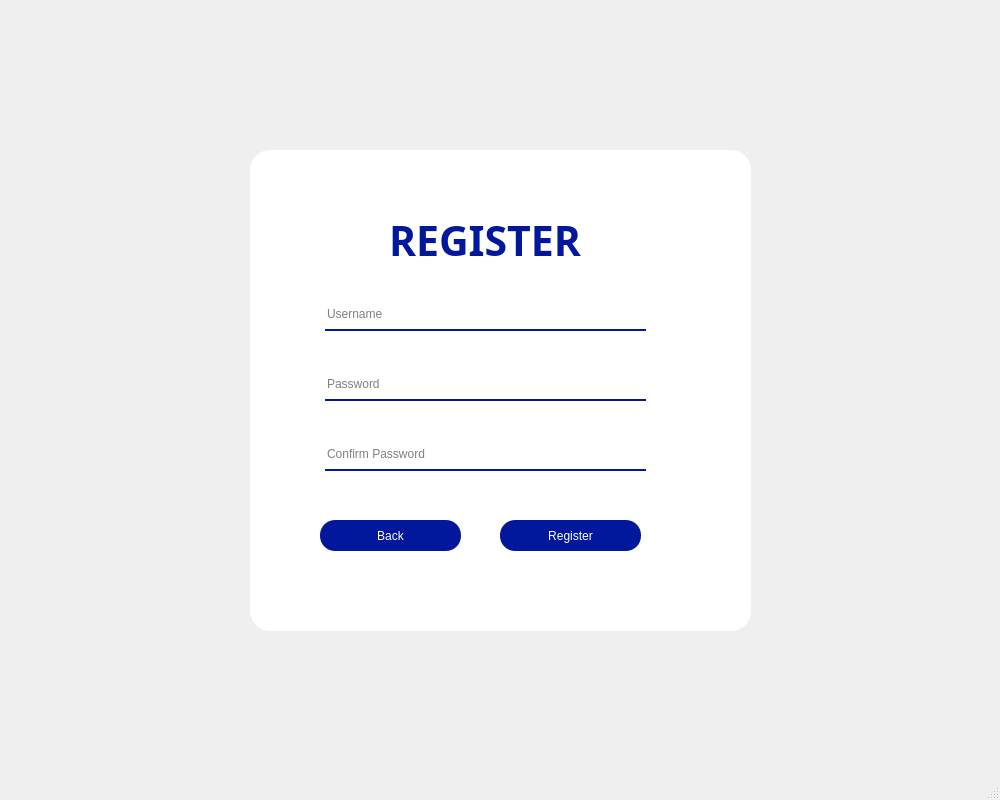
<?xml version="1.0" encoding="UTF-8"?>
<ui version="4.0">
 <class>MainWindow</class>
 <widget class="QMainWindow" name="MainWindow">
  <property name="geometry">
   <rect>
    <x>0</x>
    <y>0</y>
    <width>1000</width>
    <height>800</height>
   </rect>
  </property>
  <property name="windowTitle">
   <string>MainWindow</string>
  </property>
  <widget class="QWidget" name="centralwidget">
   <widget class="QWidget" name="widget" native="true">
    <property name="geometry">
     <rect>
      <x>210</x>
      <y>130</y>
      <width>581</width>
      <height>541</height>
     </rect>
    </property>
    <widget class="QLabel" name="dangky">
     <property name="geometry">
      <rect>
       <x>20</x>
       <y>45</y>
       <width>510</width>
       <height>131</height>
      </rect>
     </property>
     <property name="font">
      <font>
       <family>Public Sans Black</family>
       <pointsize>31</pointsize>
       <bold>true</bold>
      </font>
     </property>
     <property name="styleSheet">
      <string notr="true">color : rgb(1, 24, 156)</string>
     </property>
     <property name="text">
      <string>REGISTER</string>
     </property>
     <property name="textFormat">
      <enum>Qt::TextFormat::MarkdownText</enum>
     </property>
     <property name="alignment">
      <set>Qt::AlignmentFlag::AlignCenter</set>
     </property>
    </widget>
    <widget class="QPushButton" name="Back">
     <property name="geometry">
      <rect>
       <x>110</x>
       <y>390</y>
       <width>141</width>
       <height>31</height>
      </rect>
     </property>
     <property name="styleSheet">
      <string notr="true">QPushButton
{
color: rgb(255, 255, 255);
font: 10pt &quot;Nunito Medium&quot;;
border-radius: 15px;
background-color: rgb(1, 24, 156);
}
QPushButton:hover
{
color: rgb(1, 24, 156);
font: 10pt &quot;Nunito Black&quot;;
background-color: rgb(222, 233, 255);
border-radius: 15px;
}
QPushButton:pressed
{
color: rgb(0,0,0);
font: 10pt &quot;Nunito Medium&quot;;
border-radius: 15px;
background-color: rgb(255, 255, 255);
}</string>
     </property>
     <property name="text">
      <string>Back</string>
     </property>
     <property name="autoDefault">
      <bool>false</bool>
     </property>
     <property name="default">
      <bool>false</bool>
     </property>
    </widget>
    <widget class="QLabel" name="bg">
     <property name="geometry">
      <rect>
       <x>40</x>
       <y>20</y>
       <width>501</width>
       <height>481</height>
      </rect>
     </property>
     <property name="styleSheet">
      <string notr="true">background-color: rgb(255, 255, 255);
border-radius: 20px;</string>
     </property>
     <property name="text">
      <string/>
     </property>
    </widget>
    <widget class="QLineEdit" name="password">
     <property name="geometry">
      <rect>
       <x>115</x>
       <y>240</y>
       <width>321</width>
       <height>31</height>
      </rect>
     </property>
     <property name="styleSheet">
      <string notr="true">background-color: rgab(0,0,0,0);
border : none;
border-bottom : 2px solid rgb(1, 24, 156);
color: rgb(0, 0, 0);
padding-bottom: 1px;</string>
     </property>
     <property name="text">
      <string/>
     </property>
     <property name="maxLength">
      <number>100</number>
     </property>
     <property name="echoMode">
      <enum>QLineEdit::EchoMode::Password</enum>
     </property>
     <property name="placeholderText">
      <string>Password</string>
     </property>
    </widget>
    <widget class="QLineEdit" name="username">
     <property name="geometry">
      <rect>
       <x>115</x>
       <y>170</y>
       <width>321</width>
       <height>31</height>
      </rect>
     </property>
     <property name="styleSheet">
      <string notr="true">background-color: rgab(0,0,0,0);
border : none;
border-bottom : 2px solid rgb(1, 24, 156);
color: rgb(0, 0, 0);
padding-bottom: 1px;</string>
     </property>
     <property name="text">
      <string/>
     </property>
     <property name="maxLength">
      <number>100</number>
     </property>
     <property name="echoMode">
      <enum>QLineEdit::EchoMode::Normal</enum>
     </property>
     <property name="placeholderText">
      <string>Username</string>
     </property>
    </widget>
    <widget class="QLineEdit" name="confirm_password">
     <property name="geometry">
      <rect>
       <x>115</x>
       <y>310</y>
       <width>321</width>
       <height>31</height>
      </rect>
     </property>
     <property name="styleSheet">
      <string notr="true">background-color: rgab(0,0,0,0);
border : none;
border-bottom : 2px solid rgb(1, 24, 156);
color: rgb(0, 0, 0);
padding-bottom: 1px;</string>
     </property>
     <property name="text">
      <string/>
     </property>
     <property name="maxLength">
      <number>100</number>
     </property>
     <property name="echoMode">
      <enum>QLineEdit::EchoMode::Password</enum>
     </property>
     <property name="placeholderText">
      <string>Confirm Password</string>
     </property>
    </widget>
    <widget class="QPushButton" name="register_3">
     <property name="geometry">
      <rect>
       <x>290</x>
       <y>390</y>
       <width>141</width>
       <height>31</height>
      </rect>
     </property>
     <property name="styleSheet">
      <string notr="true">QPushButton
{
color: rgb(255, 255, 255);
font: 10pt &quot;Nunito Medium&quot;;
border-radius: 15px;
background-color: rgb(1, 24, 156);
}
QPushButton:hover
{
color: rgb(1, 24, 156);
font: 10pt &quot;Nunito Black&quot;;
background-color: rgb(222, 233, 255);
border-radius: 15px;
}
QPushButton:pressed
{
color: rgb(0,0,0);
font: 10pt &quot;Nunito Medium&quot;;
border-radius: 15px;
background-color: rgb(255, 255, 255);
}</string>
     </property>
     <property name="text">
      <string>Register</string>
     </property>
     <property name="autoDefault">
      <bool>false</bool>
     </property>
     <property name="default">
      <bool>false</bool>
     </property>
    </widget>
    <zorder>bg</zorder>
    <zorder>dangky</zorder>
    <zorder>Back</zorder>
    <zorder>password</zorder>
    <zorder>username</zorder>
    <zorder>confirm_password</zorder>
    <zorder>register_3</zorder>
   </widget>
  </widget>
  <widget class="QMenuBar" name="menubar">
   <property name="geometry">
    <rect>
     <x>0</x>
     <y>0</y>
     <width>1000</width>
     <height>24</height>
    </rect>
   </property>
  </widget>
  <widget class="QStatusBar" name="statusbar"/>
 </widget>
 <resources/>
 <connections/>
</ui>
